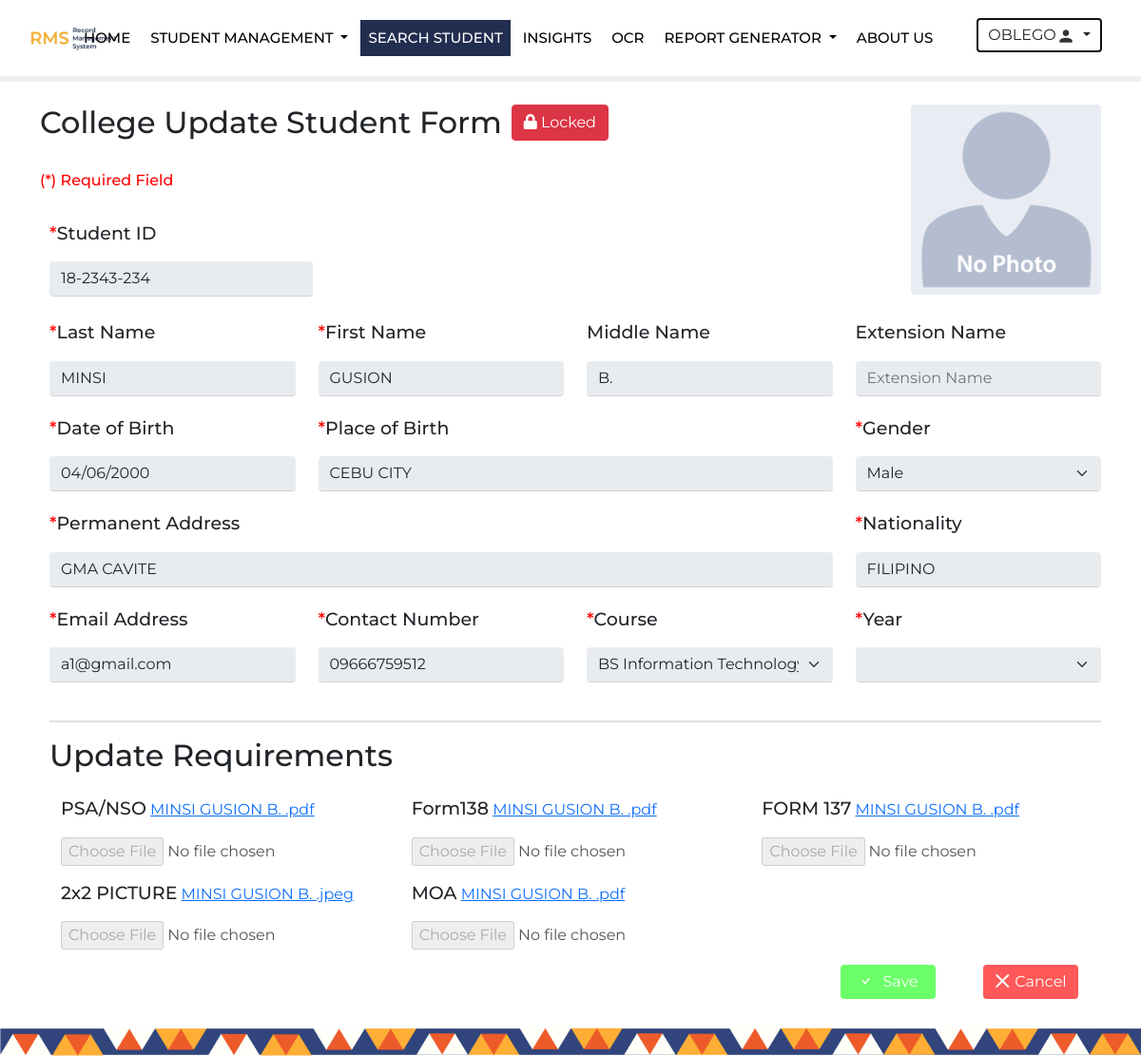
The page /editstudent.php?id=2 (signed in) on the database its author committed.
### tables this page shows
CREATE TABLE `collegestud` (
  `ID` int(255) NOT NULL,
  `userid` int(255) NOT NULL,
  `Stud_ID` varchar(255) NOT NULL,
  `Lastname` varchar(255) DEFAULT NULL,
  `Firstname` varchar(255) DEFAULT NULL,
  `Middlename` varchar(255) DEFAULT NULL,
  `Extensionname` varchar(255) DEFAULT NULL,
  `Gender` varchar(255) DEFAULT NULL,
  `Perm_Address` varchar(255) DEFAULT NULL,
  `Nationality` varchar(255) DEFAULT NULL,
  `DoB` varchar(255) DEFAULT NULL,
  `PoB` varchar(255) DEFAULT NULL,
  `ContactNumber` varchar(255) DEFAULT NULL,
  `Course` varchar(255) DEFAULT NULL,
  `Email` varchar(255) DEFAULT NULL,
  `PSA` varchar(255) DEFAULT NULL,
  `Form138` varchar(255) DEFAULT NULL,
  `Form137` varchar(255) DEFAULT NULL,
  `Picture` varchar(255) DEFAULT NULL,
  `MOA` varchar(255) DEFAULT NULL,
  `Status` int(1) DEFAULT NULL,
  `Year` int(255) DEFAULT NULL,
  `user_date` timestamp(6) NOT NULL DEFAULT current_timestamp(6) ON UPDATE current_timestamp(6),
  `am_pm` varchar(255) DEFAULT NULL
);

### editstudent.php (the view, shortened to what this page needs)
<!DOCTYPE html>
<html lang="en">
<head>
    <link rel="stylesheet" href="https://cdnjs.cloudflare.com/ajax/libs/font-awesome/5.15.3/css/all.min.css" />
	  <link href="https://cdn.jsdelivr.net/npm/bootstrap@5.1.3/dist/css/bootstrap.min.css" rel="stylesheet">
    <link rel="stylesheet" href="https://cdn.jsdelivr.net/npm/bootstrap-icons@1.5.0/font/bootstrap-icons.css">
    <link href="https://cdnjs.cloudflare.com/ajax/libs/sweetalert/1.1.3/sweetalert.css" rel="stylesheet"/>
    <link href="/Capstone/css/scrollbar.css" rel="stylesheet">
	<link href="/Capstone/css/editstudent.css" rel="stylesheet">
</head>
<body class="square scrollbar-dusty-grass square thin">
<?php
include ('header.php');
?>
<br>
<?php
$servername = "localhost";
$username = "root";
$password = "";
$dbname = "db_rms";
$conn = new mysqli($servername, $username, $password, $dbname);
$ID = $_GET['id'];
$table = "collegestud";
$sql = "SELECT * FROM $table WHERE ID='$ID'";
$result = $conn->query($sql);
if ($result->num_rows == 1) {
	$row = $result->fetch_assoc();
	$Stud_ID = $row['Stud_ID'];
  $Lastname = $row['Lastname'];
  $Firstname = $row['Firstname'];
  $Middlename = $row['Middlename'];
  $Extensionname = $row['Extensionname'];
  $Gender = $row['Gender'];
  $Nationality = $row['Nationality'];
  $DoB = $row['DoB'];
  $PoB = $row['PoB'];
  $ContactNumber = $row['ContactNumber'];
  $Course = $row['Course'];
  $Email = $row['Email'];
  $Perm_Address = $row['Perm_Address'];
  $PSA= $row['PSA'];
  $Form138= $row['Form138'];
  $Form137= $row['Form137'];
  $Picture= $row['Picture'];
  $MOA= $row['MOA'];
} else {
	echo "Error: No data found";
	exit;
}
?>
<div class="container">
	<h2>College Update Student Form <button type="button" class="btn btn-primary btn-md" data-bs-toggle="modal" data-bs-target="#staticBackdrop" style="position: absolute; margin-left: 10px;" id="EDIT"><i class="bi bi-pencil-fill" style="margin-right: 10px;"></i>Edit</button></h2>
    <br>
    <h6>(*) Required Field</h6>
    <br>
    <form action="<?php echo htmlspecialchars($_SERVER["PHP_SELF"]); ?>?id=<?php echo $ID; ?>" method="post" enctype="multipart/form-data">
    <div class="form-group col-lg-3">
          <label class="required" for="student">Student ID</label>
          <input type="text" class="form-control" id="studentID" placeholder="Student ID" name="Stud_ID" value="<?php echo $Stud_ID; ?>">
        </div>
        <br>
        <div class="row">
        <div class="form-group col-lg-3">
            <label class="required" for="lastname">Last Name</label>
            <input oninput="this.value = this.value.toUpperCase()" type="text" class="form-control" id="LName" placeholder="Last Name" name="Lastname" value="<?php echo $Lastname; ?>" >
          </div>
        <div class="form-group col-lg-3">
          <label class="required" for="firstname">First Name</label>
          <input oninput="this.value = this.value.toUpperCase()" type="text" class="form-control" id="FName" placeholder="First Name" name="Firstname" value="<?php echo $Firstname; ?>" >
        </div>
        <div class="form-group col-lg-3">
            <label for="MiddleIni">Middle Name</label>
            <input oninput="this.value = this.value.toUpperCase()" type="text" class="form-control" id="MName" placeholder="Middle Name" name="Middlename" value="<?php echo $Middlename; ?>" >
          </div>
          <div class="form-group col-lg-3">
            <label for="extentionname">Extension Name</label>
            <input oninput="this.value = this.value.toUpperCase()" type="text" class="form-control" id="EName" placeholder="Extension Name" name="Extensionname" value="<?php echo $Extensionname; ?>" >
          </div>
          <div class="form-group col-lg-3">
          <label class="required" for="birthday">Date of Birth</label>
          <input type="date"  class="form-control" id="birthday" name="DoB" value="<?php echo $DoB; ?>" >
          </div>
          <div class="form-group col-lg-6">
            <label class="required" for="permament">Place of Birth</label>
            <input oninput="this.value = this.value.toUpperCase()" type="text" class="form-control" id="Placeofbirth" placeholder="Place of Birth" name="PoB" value="<?php echo $PoB; ?>" >
          </div>
          <div class="form-group col-lg-3">
            <label class="required" for="extentionname">Gender</label>
            <select class="form-control form-select" id="gender" name="Gender" >
                <option selected value="<?php echo $Gender; ?>"><?php echo $Gender; ?></option>
              </select>
          </div>
          <div class="form-group col-lg-9">
            <label class="required" for="permament">Permanent Address</label>
            <input oninput="this.value = this.value.toUpperCase()" type="text" class="form-control" id="permanentaddress" placeholder="Permanent Address" name="Perm_Address" value="<?php echo $Perm_Address; ?>" >
          </div>
          <div class="form-group col-lg-3">
            <label class="required" for="nation">Nationality</label>
            <input oninput="this.value = this.value.toUpperCase()" type="text" class="form-control" id="nattion" placeholder="Nationality" name="Nationality" value="<?php echo $Nationality; ?>" >
          </div>
          <div class="form-group col-lg-3">
            <label class="required" for="email">Email Address</label>
            <input type="email" class="form-control" id="email" placeholder="Email Address" name="Email" value="<?php echo $Email; ?>" >
          </div>
          <div class="form-group col-lg-3">
            <label class="required" for="contactnum">Contact Number</label>
            <input type="text" class="form-control" id="contatcnum" placeholder="Contact Number" oninput="this.value = this.value.replace(/[^0-9.]/g, '').replace(/(\..*)\./g, '$1');" maxlength = "11" name="ContactNumber" value="<?php echo $ContactNumber; ?>" >
          </div>
          <div class="form-group col-lg-3">
            <label class="required" for="college">Course</label>
            <select class="form-control form-select" class="course1" name="Course" id="course123" style="margin-top:15px;">
            <option value="<?php echo $Course; ?>"><?php echo $Course; ?></option>
              </select>
          </div>
          <div class="form-group col-lg-3">
            <label class="required" for="college">Year</label>
            <select class="form-control form-select"  style="margin-top:15px;" name="Year" id="year-select"></select>
          </div>
    </div>
    <br>
     <hr style="height:2px;border-width:0;color:gray;background-color:gray">
     <h2>Update Requirements</h2>
     <div class="container">
  <div class="row">
    <div class="col-md-4">
      <div class="custom-file">
        <?php if ($PSA): ?>
          <label>PSA/NSO</label>
          <a href="/Capstone/uploads/College/PSA/<?php echo $PSA; ?>" target="_blank"><?php echo $PSA; ?></a>
        <?php else: ?>
          <label class="text-danger">PSA/NSO (NO FILE UPLOADED)</label>
        <?php endif; ?>
        <input class="avatar" type="file" name="PSA" accept=".pdf">
      </div>
    </div>
    <div class="col-md-4">
      <div class="custom-file">
        <?php if ($Form138): ?>
          <label>Form138</label>
          <a href="/Capstone/uploads/College/Form138/<?php echo $Form138; ?>" target="_blank"><?php echo $Form138; ?></a>
        <?php else: ?>
          <label class="text-danger">Form138 (NO FILE UPLOADED)</label>
        <?php endif; ?>
        <input class="avatar" type="file" name="Form138" accept=".pdf">
      </div>
    </div>
    <div class="col-md-4">
      <div class="custom-file">
        <?php if ($Form137): ?>
          <label>FORM 137</label>
          <a href="/Capstone/uploads/College/Form137/<?php echo $Form137; ?>" target="_blank"><?php echo $Form137; ?></a>
        <?php else: ?>
          <label class="text-danger">FORM 137 (NO FILE UPLOADED)</label>
        <?php endif; ?>
        <input class="avatar" type="file" name="Form137" accept=".pdf">
      </div>
    </div>
    <div class="col-md-4">
      <div class="custom-file">
        <?php if ($Picture): ?>
          <label>2x2 PICTURE</label>
          <a href="/Capstone/uploads/College/Picture/<?php echo $Picture; ?>" target="_blank"><?php echo $Picture; ?></a>
        <?php else: ?>
          <label class="text-danger">2x2 PICTURE (NO FILE UPLOADED)</label>
        <?php endif; ?>
        <input class="alex1" type="file" name="Picture" accept=".jpg" id="myFile">
      </div>
    </div>
    <div class="col-md-4">
      <div class="custom-file">
        <?php if ($MOA): ?>
          <label>MOA</label>
          <a href="/Capstone/uploads/College/MOA/<?php echo $MOA; ?>" target="_blank"><?php echo $MOA; ?></a>
        <?php else: ?>
          <label class="text-danger">MOA (NO FILE UPLOADED)</label>
        <?php endif; ?>
        <input class="avatar" type="file" name="MOA" accept=".pdf">
      </div>
    </div>
  </div>
  <div class="container mt-3">
      <button type="submit" class="btn btn-primary" id="cancel"><i class="bi bi-x-lg" style="margin-right: 5px;"></i>Cancel</button>
      <button type="submit" class="btn btn-primary" id="save"><i class="bi bi-check" style="margin-right: 10px;"></i>Save</button>
</div>
</div>
<br><br>
</form>
      </div>
<?php
include ('footer.php');
?>
</body>
</html>

### css/editstudent.css (style rules this page uses)
* { font-family: 'Montserrat', sans-serif; padding: 0; margin: 0; box-sizing: border-box; }
h6 { color: red; }
label { font-weight: 500; font-size: 19px; }
.form-control, input[type=date] { border-left: none; border-right: none; border-top: none; }
input, #gender, #college { margin-top: 15px; }
form { margin-left: 10px; }
#EName, #gender,#nattion { margin-bottom: 20px; }
.required:before { content:" *"; color: red; }
.custom-file { margin-top: 15px; }
#save { background-color: #1dff18; border: none; width: 100px; float: right; margin-bottom: 60px; }
#cancel { background-color: #ff0000; border: none; margin-left: 50px; width: 100px; float: right; margin-bottom: 60px; }
.btn-primary { background-color: #222e50; }

### rows shown on the page
collegestud: Stud_ID "18-2343-234", Lastname "MINSI", Firstname "GUSION", Middlename "B.", DoB "04/06/2000", PoB "CEBU CITY", Gender "Male", Perm_Address "GMA CAVITE", Nationality "FILIPINO", Email "a1@gmail.com", ContactNumber "09666759512", Course "BS Information Technology", PSA "MINSI GUSION B. .pdf", Form138 "MINSI GUSION B. .pdf", Form137 "MINSI GUSION B. .pdf", Picture "MINSI GUSION B. .jpeg", MOA "MINSI GUSION B. .pdf"

### other values the page prints
$_SESSION['Lname'] "OBLEGO"
